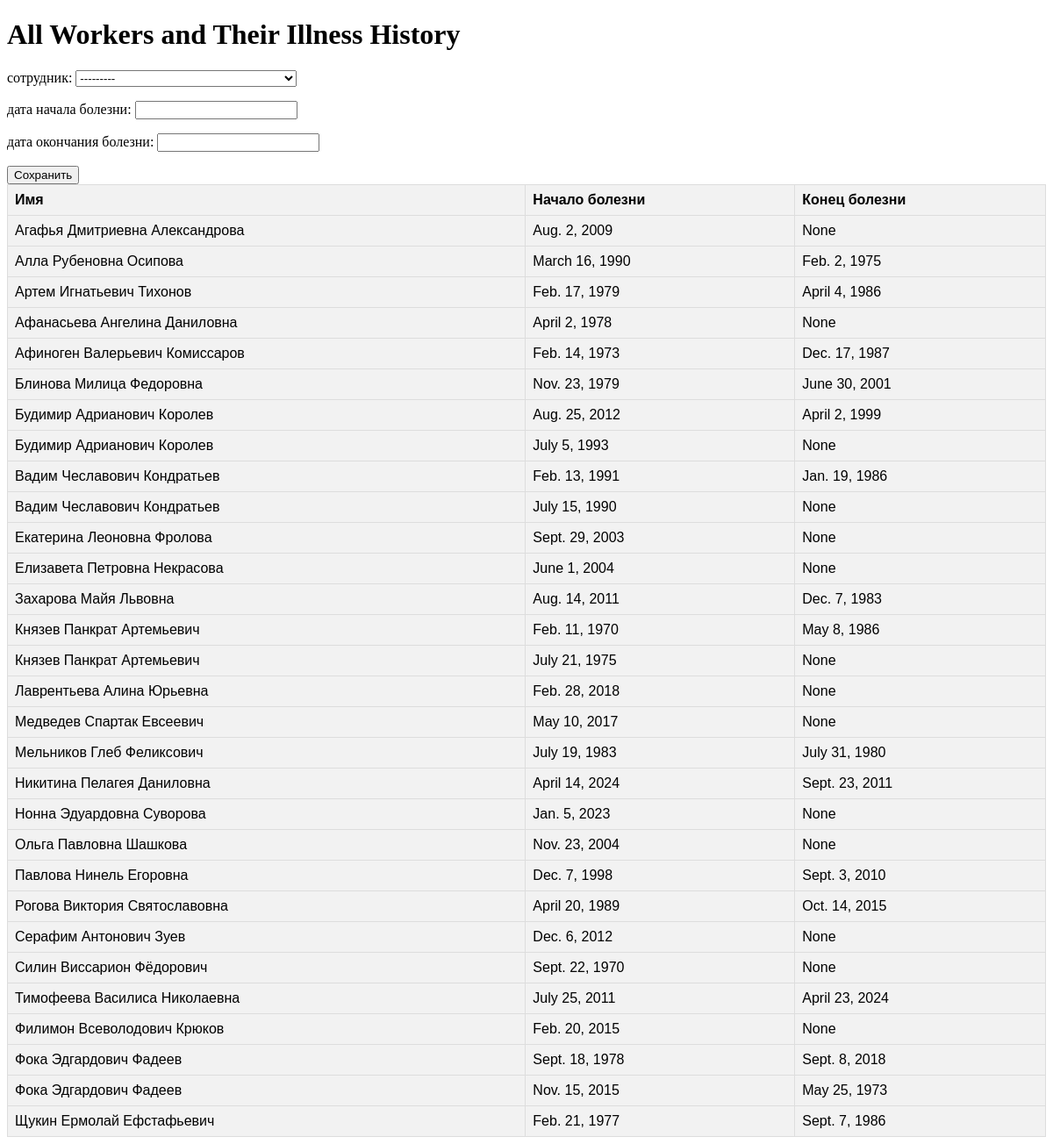
The app's page /all_workers_illness_history with its own data.
### myapp/models.py (models this page shows, shortened)
class WorkerHistory(models.Model):
    worker = models.ForeignKey(Workers, on_delete=models.DO_NOTHING)
    illness_info = models.ForeignKey(WorkerIllness, on_delete=models.CASCADE)

class Workers(models.Model):
    STATUS_CHOICES = (
        ('фельдшер', 'фельдшер'),
        ('медсестра', 'медсестра'),
        ('водитель', 'водитель'),
    )
    name = models.CharField(max_length=255)
    status = models.CharField(max_length=255, choices=STATUS_CHOICES)
    startwork = models.DateField()
    endwork = models.DateField(null=True)
    def __str__(self):
        return self.name

class WorkerIllness(models.Model):
    startsickness = models.DateField()
    endsickness = models.DateField(null=True)

### myapp/views.py (the view, shortened to what this page needs)
# urls.py: path('all_workers_illness_history', views.all_workers_illness_history, name='all_workers_illness_history'),
def all_workers_illness_history(request):
    objects = WorkerHistory.objects.all().order_by('worker__name')
    form = WorkersForm()
    return render(request, 'myapp/all_workers_illness_history.html', {'objects': objects, 'form': form})

### myapp/forms.py (shortened to what this page needs)
class WorkersForm(forms.ModelForm):
    worker = forms.ModelChoiceField(queryset=Workers.objects.all().order_by('name'), label='сотрудник')
    startsickness = forms.DateField(
        label='дата начала болезни', required=False,
        input_formats=['%d/%m/%Y', '%m/%d/%Y', '%Y-%m-%d']
    )
    endsickness = forms.DateField(
        label='дата окончания болезни', required=False,
        input_formats=['%d/%m/%Y', '%m/%d/%Y', '%Y-%m-%d']
    )
    class Meta:
        model = WorkerIllness
        fields = ['worker', 'startsickness', 'endsickness']

### myapp/templates/myapp/all_workers_illness_history.html (shortened to what this page needs)
<!DOCTYPE html>
<html lang="en">
<head>
</head>
<body>
    <h1>All Workers and Their Illness History</h1>
    <form method="post">
        {{ form.as_p }}
        <button type="submit">Сохранить</button>
    </form>
    <table>
        <thead>
            <tr>
                <th>Имя</th>
                <th>Начало болезни</th>
                <th>Конец болезни</th>
            </tr>
        </thead>
        <tbody>
            {% for obj in objects %}
            <tr>
                <tr>
                    <td>{{ obj.worker.name }}</td>
                    <td>{{ obj.illness_info.startsickness }}</td>
                    <td>{{ obj.illness_info.endsickness }}</td>
                </tr>
            </tr>
            {% endfor %}
        </tbody>
    </table>
</body>
</body>
</html>

### myapp/templates/myapp/all_workers_illness_history.html (style rules this page uses)
table { font-family: Arial, sans-serif; border-collapse: collapse; width: 100%; }
th, td { border: 1px solid #dddddd; text-align: left; padding: 8px; }
th { background-color: #f2f2f2; }
tr:nth-child(even) { background-color: #f2f2f2; }

### records on screen
WorkerHistory: worker.name "Агафья Дмитриевна Александрова", illness_info.startsickness "Aug. 2, 2009", illness_info.endsickness "None"
WorkerHistory: worker.name "Алла Рубеновна Осипова", illness_info.startsickness "March 16, 1990", illness_info.endsickness "Feb. 2, 1975"
WorkerHistory: worker.name "Артем Игнатьевич Тихонов", illness_info.startsickness "Feb. 17, 1979", illness_info.endsickness "April 4, 1986"
WorkerHistory: worker.name "Афанасьева Ангелина Даниловна", illness_info.startsickness "April 2, 1978", illness_info.endsickness "None"
WorkerHistory: worker.name "Афиноген Валерьевич Комиссаров", illness_info.startsickness "Feb. 14, 1973", illness_info.endsickness "Dec. 17, 1987"
WorkerHistory: worker.name "Блинова Милица Федоровна", illness_info.startsickness "Nov. 23, 1979", illness_info.endsickness "June 30, 2001"
WorkerHistory: worker.name "Будимир Адрианович Королев", illness_info.startsickness "Aug. 25, 2012", illness_info.endsickness "April 2, 1999"
WorkerHistory: worker.name "Будимир Адрианович Королев", illness_info.startsickness "July 5, 1993", illness_info.endsickness "None"
WorkerHistory: worker.name "Вадим Чеславович Кондратьев", illness_info.startsickness "Feb. 13, 1991", illness_info.endsickness "Jan. 19, 1986"
WorkerHistory: worker.name "Вадим Чеславович Кондратьев", illness_info.startsickness "July 15, 1990", illness_info.endsickness "None"
WorkerHistory: worker.name "Екатерина Леоновна Фролова", illness_info.startsickness "Sept. 29, 2003", illness_info.endsickness "None"
WorkerHistory: worker.name "Елизавета Петровна Некрасова", illness_info.startsickness "June 1, 2004", illness_info.endsickness "None"
WorkerHistory: worker.name "Захарова Майя Львовна", illness_info.startsickness "Aug. 14, 2011", illness_info.endsickness "Dec. 7, 1983"
WorkerHistory: worker.name "Князев Панкрат Артемьевич", illness_info.startsickness "Feb. 11, 1970", illness_info.endsickness "May 8, 1986"
WorkerHistory: worker.name "Князев Панкрат Артемьевич", illness_info.startsickness "July 21, 1975", illness_info.endsickness "None"
WorkerHistory: worker.name "Лаврентьева Алина Юрьевна", illness_info.startsickness "Feb. 28, 2018", illness_info.endsickness "None"
WorkerHistory: worker.name "Медведев Спартак Евсеевич", illness_info.startsickness "May 10, 2017", illness_info.endsickness "None"
WorkerHistory: worker.name "Мельников Глеб Феликсович", illness_info.startsickness "July 19, 1983", illness_info.endsickness "July 31, 1980"
WorkerHistory: worker.name "Никитина Пелагея Даниловна", illness_info.startsickness "April 14, 2024", illness_info.endsickness "Sept. 23, 2011"
WorkerHistory: worker.name "Нонна Эдуардовна Суворова", illness_info.startsickness "Jan. 5, 2023", illness_info.endsickness "None"
WorkerHistory: worker.name "Ольга Павловна Шашкова", illness_info.startsickness "Nov. 23, 2004", illness_info.endsickness "None"
WorkerHistory: worker.name "Павлова Нинель Егоровна", illness_info.startsickness "Dec. 7, 1998", illness_info.endsickness "Sept. 3, 2010"
WorkerHistory: worker.name "Рогова Виктория Святославовна", illness_info.startsickness "April 20, 1989", illness_info.endsickness "Oct. 14, 2015"
WorkerHistory: worker.name "Серафим Антонович Зуев", illness_info.startsickness "Dec. 6, 2012", illness_info.endsickness "None"
WorkerHistory: worker.name "Силин Виссарион Фёдорович", illness_info.startsickness "Sept. 22, 1970", illness_info.endsickness "None"
WorkerHistory: worker.name "Тимофеева Василиса Николаевна", illness_info.startsickness "July 25, 2011", illness_info.endsickness "April 23, 2024"
WorkerHistory: worker.name "Филимон Всеволодович Крюков", illness_info.startsickness "Feb. 20, 2015", illness_info.endsickness "None"
WorkerHistory: worker.name "Фока Эдгардович Фадеев", illness_info.startsickness "Sept. 18, 1978", illness_info.endsickness "Sept. 8, 2018"
WorkerHistory: worker.name "Фока Эдгардович Фадеев", illness_info.startsickness "Nov. 15, 2015", illness_info.endsickness "May 25, 1973"
WorkerHistory: worker.name "Щукин Ермолай Ефстафьевич", illness_info.startsickness "Feb. 21, 1977", illness_info.endsickness "Sept. 7, 1986"
